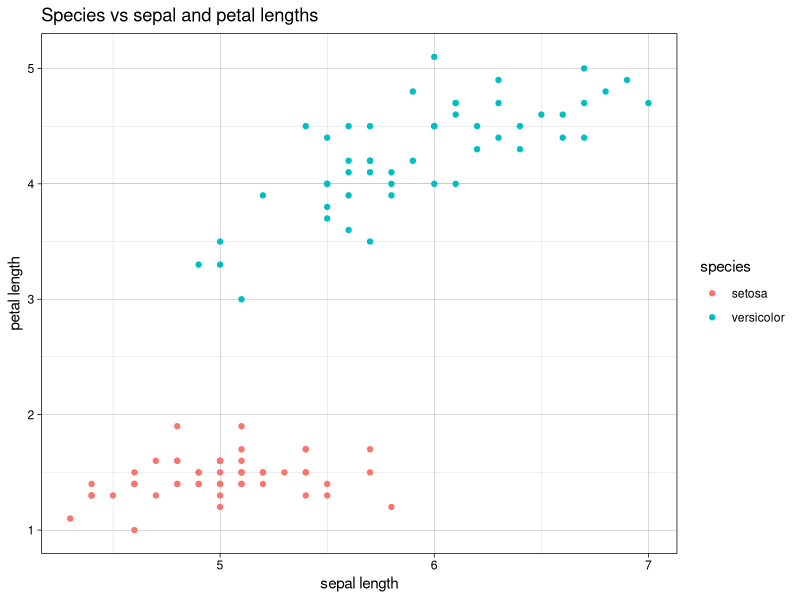
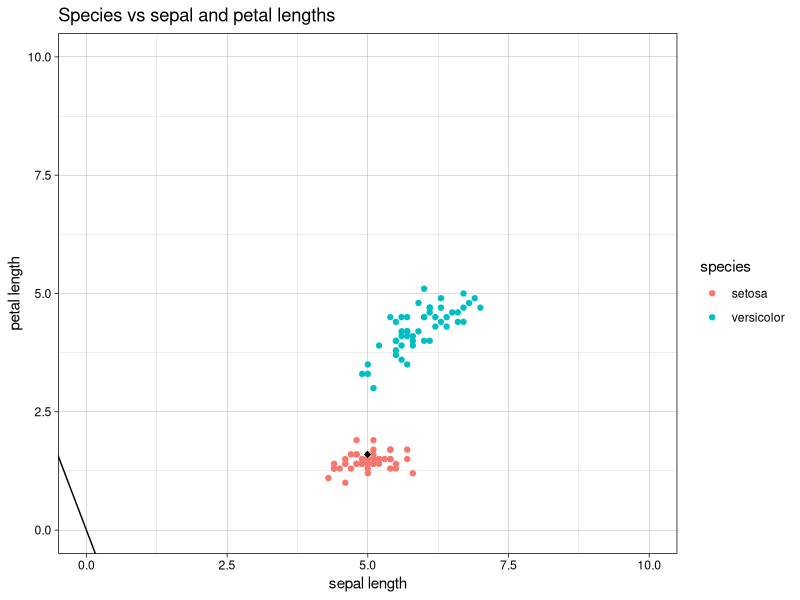
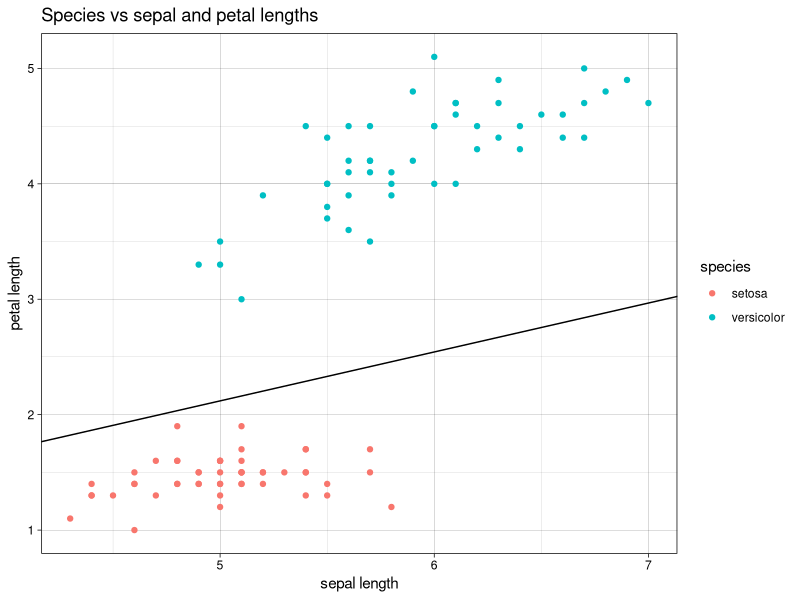
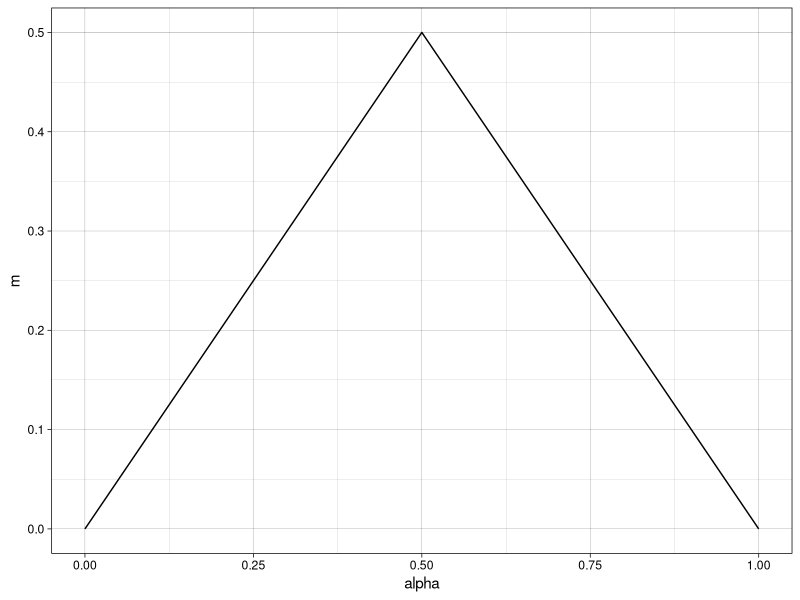

The R source for these figures, in order:
## ---- chunk 1
library(tidyverse)
library(patchwork)
library(scales)
knitr::opts_chunk$set(echo = TRUE, message = FALSE, warning=FALSE, 
                      fig.align = 'center', fig.width = 5, fig.height=3, cache = TRUE)
comma <- function(x) format(x, digits = 2, big.mark = ",")
theme_set(theme_linedraw())
color.blues <- c(NA,"#BDD7E7", "#6BAED6", "#3182BD", "#08519C", "#074789", "#063e77", "#053464")
color.itam  <- c("#00362b", "#00503f", "#006953", "#008367", "#009c7b", "#00b68f")


sin_lineas <- theme(panel.grid.major = element_blank(), panel.grid.minor = element_blank())
sin_leyenda <- theme(legend.position = "none")
sin_ejes <- theme(axis.ticks = element_blank(), 
        axis.text = element_blank())

## ---- chunk 2

data(iris)

data <- iris %>% 
    mutate(sepal = Sepal.Length, 
           petal = Petal.Length, 
           species = Species) %>% 
    select(sepal, petal, species) %>% 
    filter(species %in% c("setosa", "versicolor"))

data %>% 
    ggplot(aes( x = sepal, y = petal)) + 
        geom_point(aes(color = species)) + 
        xlab("sepal length") + 
        ylab("petal length") + 
        ggtitle("Species vs sepal and petal lengths")

## ---- chunk 3

data <- data %>% 
    mutate(target = ifelse(species == 'setosa', 1, -1))

data

## ---- chunk 4

w <- c(w1 = 0, w2 = 0)
w

## ---- chunk 5

dt.misclass <- data %>% 
    mutate(yhat = sign(w[1] * sepal + w[2] * petal), 
           loss = target * yhat) %>% 
    summarise(misclass = which(loss <= 0 )) %>% 
    pull(misclass)


if (length(dt.misclass) > 0){
    # id <- dt.misclass[1]
    id <- sample(dt.misclass, 1)
} else {
    id <- NA
}

x <- simplify2array(data %>% select(sepal, petal) %>% slice(id))
y <- simplify2array(data %>% select(target) %>% slice(id))

dw <- y * x
w <- w + dw

data %>% 
    ggplot(aes( x = sepal, y = petal)) + 
        geom_point(aes(color = species)) + 
        geom_point(data = data %>% slice(id), 
                   aes(x = sepal, y = petal), 
                   size = 2, shape = 18) + 
        geom_abline(slope = -w[1]/w[2], intercept = 0, color = 'black') + 
        xlab("sepal length") + 
        ylab("petal length") + 
        ylim(0, 10) + xlim(0, 10) +
        ggtitle("Species vs sepal and petal lengths")


## ---- chunk 6

w <- c(w1 = 0, w2 = 0)
W_history <- w
P_history <- c(NULL)

for (iter in seq(100)){
    dt.misclass <- data %>% 
        mutate(yhat = sign(w[1] * sepal + w[2] * petal), 
               loss = target * yhat) %>% 
        summarise(misclass = which(loss <= 0 )) %>% 
        pull(misclass)
    
    
    if (length(dt.misclass) > 0){
        id <- dt.misclass[1]
        # id <- sample(dt.misclass, 1)
        P_history  <- cbind(P_history, id)
    } else {
        break
    }
    
    x <- simplify2array(data %>% select(sepal, petal) %>% slice(id))
    y <- simplify2array(data %>% select(target) %>% slice(id))
    
    dw <- y * x
    w <- w + dw
    W_history <- bind_rows(W_history, w)
}

W_history
## ---- chunk 7

data %>% 
    ggplot(aes( x = sepal, y = petal)) + 
        geom_point(aes(color = species)) +
        geom_abline(slope = -w[1]/w[2], intercept = 0, color = 'black') + 
        xlab("sepal length") + 
        ylab("petal length") + 
        ggtitle("Species vs sepal and petal lengths")

## ---- chunk 8

tibble(alpha = seq(0,1,by = 1/100)) %>% 
    mutate(m = ifelse(alpha < 1 - alpha, alpha, 1 - alpha), 
           ifelse(alpha < 1/2, 'yes', 'no')) %>% 
    ggplot(aes(x = alpha, y = m)) + 
        geom_line()
